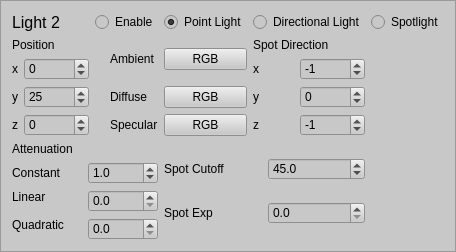
        <widget class="QFrame" name="frame_4">
         <property name="styleSheet">
          <string notr="true">background-color: rgb(200,200,200)</string>
         </property>
         <property name="frameShape">
          <enum>QFrame::StyledPanel</enum>
         </property>
         <property name="frameShadow">
          <enum>QFrame::Raised</enum>
         </property>
         <layout class="QGridLayout" name="gridLayout_9">
          <item row="0" column="0">
           <widget class="QLabel" name="label_25">
            <property name="font">
             <font>
              <pointsize>12</pointsize>
             </font>
            </property>
            <property name="text">
             <string>Light 2</string>
            </property>
           </widget>
          </item>
          <item row="0" column="1" colspan="2">
           <widget class="QRadioButton" name="Light2_On">
            <property name="text">
             <string>Enable</string>
            </property>
            <property name="checked">
             <bool>false</bool>
            </property>
            <property name="autoExclusive">
             <bool>false</bool>
            </property>
           </widget>
          </item>
          <item row="0" column="3">
           <widget class="QRadioButton" name="Light2_Point">
            <property name="text">
             <string>Point Light</string>
            </property>
            <property name="checked">
             <bool>true</bool>
            </property>
           </widget>
          </item>
          <item row="0" column="4">
           <widget class="QRadioButton" name="Light2_Directional">
            <property name="text">
             <string>Directional Light</string>
            </property>
            <property name="checked">
             <bool>false</bool>
            </property>
           </widget>
          </item>
          <item row="0" column="5">
           <widget class="QRadioButton" name="Light2_Spotlight">
            <property name="text">
             <string>Spotlight</string>
            </property>
            <property name="checked">
             <bool>false</bool>
            </property>
           </widget>
          </item>
          <item row="1" column="0">
           <widget class="QLabel" name="label_26">
            <property name="text">
             <string>Position</string>
            </property>
           </widget>
          </item>
          <item row="1" column="2" rowspan="2">
           <widget class="QLabel" name="label_27">
            <property name="text">
             <string>Ambient</string>
            </property>
           </widget>
          </item>
          <item row="1" column="3" rowspan="2">
           <widget class="QPushButton" name="Light2_Ambient">
            <property name="text">
             <string>RGB</string>
            </property>
           </widget>
          </item>
          <item row="1" column="4">
           <widget class="QLabel" name="label_28">
            <property name="text">
             <string>Spot Direction</string>
            </property>
           </widget>
          </item>
          <item row="2" column="0" rowspan="3">
           <layout class="QGridLayout" name="gridLayout_11">
            <item row="0" column="0">
             <widget class="QLabel" name="label_29">
              <property name="text">
               <string>x</string>
              </property>
             </widget>
            </item>
            <item row="0" column="1">
             <widget class="QSpinBox" name="Light2_Pos_X">
              <property name="minimum">
               <number>-10000</number>
              </property>
              <property name="maximum">
               <number>10000</number>
              </property>
              <property name="value">
               <number>0</number>
              </property>
             </widget>
            </item>
            <item row="1" column="0">
             <widget class="QLabel" name="label_30">
              <property name="text">
               <string>y</string>
              </property>
             </widget>
            </item>
            <item row="1" column="1">
             <widget class="QSpinBox" name="Light2_Pos_Y">
              <property name="minimum">
               <number>-10000</number>
              </property>
              <property name="maximum">
               <number>10000</number>
              </property>
              <property name="value">
               <number>25</number>
              </property>
             </widget>
            </item>
            <item row="2" column="0">
             <widget class="QLabel" name="label_31">
              <property name="text">
               <string>z</string>
              </property>
             </widget>
            </item>
            <item row="2" column="1">
             <widget class="QSpinBox" name="Light2_Pos_Z">
              <property name="minimum">
               <number>-10000</number>
              </property>
              <property name="maximum">
               <number>10000</number>
              </property>
             </widget>
            </item>
           </layout>
          </item>
          <item row="2" column="4" rowspan="3">
           <layout class="QGridLayout" name="gridLayout_12">
            <item row="0" column="0">
             <widget class="QLabel" name="label_32">
              <property name="text">
               <string>x</string>
              </property>
             </widget>
            </item>
            <item row="0" column="1">
             <widget class="QSpinBox" name="Light2_Dir_X">
              <property name="minimum">
               <number>-10000</number>
              </property>
              <property name="maximum">
               <number>10000</number>
              </property>
              <property name="value">
               <number>-1</number>
              </property>
             </widget>
            </item>
            <item row="1" column="0">
             <widget class="QLabel" name="label_33">
              <property name="text">
               <string>y</string>
              </property>
             </widget>
            </item>
            <item row="1" column="1">
             <widget class="QSpinBox" name="Light2_Dir_Y">
              <property name="minimum">
               <number>-10000</number>
              </property>
              <property name="maximum">
               <number>10000</number>
              </property>
             </widget>
            </item>
            <item row="2" column="0">
             <widget class="QLabel" name="label_34">
              <property name="text">
               <string>z</string>
              </property>
             </widget>
            </item>
            <item row="2" column="1">
             <widget class="QSpinBox" name="Light2_Dir_Z">
              <property name="minimum">
               <number>-10000</number>
              </property>
              <property name="maximum">
               <number>10000</number>
              </property>
              <property name="value">
               <number>-1</number>
              </property>
             </widget>
            </item>
           </layout>
          </item>
          <item row="3" column="2">
           <widget class="QLabel" name="label_35">
            <property name="text">
             <string>Diffuse</string>
            </property>
           </widget>
          </item>
          <item row="3" column="3">
           <widget class="QPushButton" name="Light2_Diffuse">
            <property name="text">
             <string>RGB</string>
            </property>
           </widget>
          </item>
          <item row="4" column="2">
           <widget class="QLabel" name="label_36">
            <property name="text">
             <string>Specular</string>
            </property>
           </widget>
          </item>
          <item row="4" column="3">
           <widget class="QPushButton" name="Light2_Specular">
            <property name="text">
             <string>RGB</string>
            </property>
           </widget>
          </item>
          <item row="5" column="0" colspan="2">
           <widget class="QLabel" name="label_37">
            <property name="text">
             <string>Attenuation</string>
            </property>
           </widget>
          </item>
          <item row="5" column="3" rowspan="2" colspan="2">
           <layout class="QGridLayout" name="gridLayout_13">
            <item row="0" column="0">
             <widget class="QLabel" name="label_38">
              <property name="text">
               <string>Spot Cutoff</string>
              </property>
             </widget>
            </item>
            <item row="0" column="1">
             <widget class="QDoubleSpinBox" name="Light2_Spot_Cutoff">
              <property name="decimals">
               <number>1</number>
              </property>
              <property name="maximum">
               <double>90.000000000000000</double>
              </property>
              <property name="value">
               <double>45.000000000000000</double>
              </property>
             </widget>
            </item>
            <item row="1" column="0">
             <widget class="QLabel" name="label_39">
              <property name="text">
               <string>Spot Exp</string>
              </property>
             </widget>
            </item>
            <item row="1" column="1">
             <widget class="QDoubleSpinBox" name="Light2_Spot_Exp">
              <property name="decimals">
               <number>1</number>
              </property>
              <property name="maximum">
               <double>100.000000000000000</double>
              </property>
              <property name="singleStep">
               <double>0.100000000000000</double>
              </property>
             </widget>
            </item>
           </layout>
          </item>
          <item row="6" column="0" colspan="3">
           <layout class="QGridLayout" name="gridLayout_14">
            <item row="0" column="0">
             <widget class="QLabel" name="label_40">
              <property name="text">
               <string>Constant</string>
              </property>
             </widget>
            </item>
            <item row="0" column="1">
             <widget class="QDoubleSpinBox" name="Light2_Constant">
              <property name="decimals">
               <number>1</number>
              </property>
              <property name="singleStep">
               <double>0.100000000000000</double>
              </property>
              <property name="value">
               <double>1.000000000000000</double>
              </property>
             </widget>
            </item>
            <item row="1" column="0">
             <widget class="QLabel" name="label_41">
              <property name="text">
               <string>Linear</string>
              </property>
             </widget>
            </item>
            <item row="1" column="1" rowspan="2">
             <widget class="QDoubleSpinBox" name="Light2_Linear">
              <property name="decimals">
               <number>1</number>
              </property>
              <property name="singleStep">
               <double>0.100000000000000</double>
              </property>
             </widget>
            </item>
            <item row="2" column="0" rowspan="2">
             <widget class="QLabel" name="label_42">
              <property name="text">
               <string>Quadratic</string>
              </property>
             </widget>
            </item>
            <item row="3" column="1">
             <widget class="QDoubleSpinBox" name="Light2_Quadratic">
              <property name="decimals">
               <number>1</number>
              </property>
              <property name="singleStep">
               <double>0.100000000000000</double>
              </property>
             </widget>
            </item>
           </layout>
          </item>
         </layout>
        </widget>
